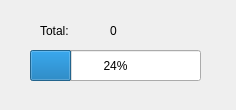
<?xml version="1.0" encoding="UTF-8"?>
<ui version="4.0">
 <class>UpdateDialog</class>
 <widget class="QDialog" name="UpdateDialog">
  <property name="windowModality">
   <enum>Qt::ApplicationModal</enum>
  </property>
  <property name="geometry">
   <rect>
    <x>0</x>
    <y>0</y>
    <width>236</width>
    <height>110</height>
   </rect>
  </property>
  <property name="windowTitle">
   <string>업데이트</string>
  </property>
  <widget class="QProgressBar" name="progressBar">
   <property name="geometry">
    <rect>
     <x>30</x>
     <y>50</y>
     <width>171</width>
     <height>31</height>
    </rect>
   </property>
   <property name="value">
    <number>24</number>
   </property>
  </widget>
  <widget class="QLabel" name="label">
   <property name="geometry">
    <rect>
     <x>40</x>
     <y>20</y>
     <width>61</width>
     <height>21</height>
    </rect>
   </property>
   <property name="text">
    <string>Total:</string>
   </property>
  </widget>
  <widget class="QLabel" name="labelCount">
   <property name="geometry">
    <rect>
     <x>110</x>
     <y>20</y>
     <width>66</width>
     <height>21</height>
    </rect>
   </property>
   <property name="text">
    <string>0</string>
   </property>
  </widget>
 </widget>
 <resources/>
 <connections/>
</ui>
